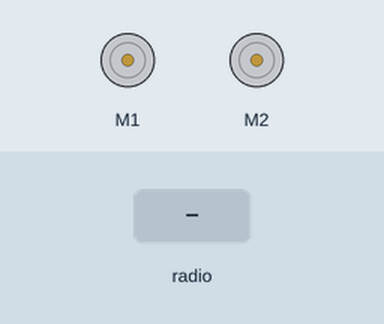
Bench run of a program on a simulated BBC micro:bit (MakeCode). Parts: 2 × DC motor (green arrow = forward, orange = backward, longer = faster). Inputs (shaded band) come from the test bench.

Above: at 1.2 s.
1.3 s: radio message "A" arrives
At 1.7 s:
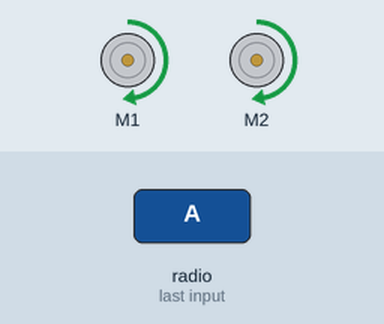
2.8 s: radio message "B" arrives
At 3.2 s:
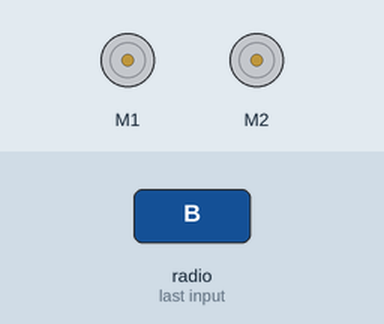
Timing chart, 0 to 5.8 s (numbered marks = the images above; inputs shaded):
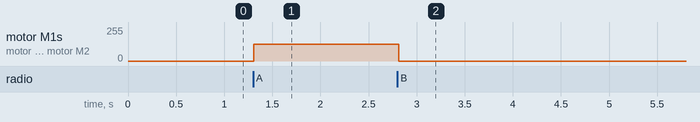

Measured:
- after the input at 1.3 s, motor M1, motor M2: stopped → forward 127/255 at once
- after the input at 2.8 s, motor M1, motor M2: forward 127/255 → stopped at once

The program:

main.ts
```typescript
radio.onReceivedString(function (receivedString) {
    if (receivedString == "A") {
        commande = receivedString
    } else if (receivedString == "B") {
        commande = receivedString
    }
})
let commande = ""
radio.setGroup(240)
commande = "B"
maqueen.motorStop(maqueen.Motors.All)
basic.forever(function () {
    if (commande == "A") {
        maqueen.motorRun(maqueen.Motors.All, maqueen.Dir.CW, 127)
    } else if (commande == "B") {
        maqueen.motorStop(maqueen.Motors.All)
    }
})
```

test.ts
```typescript
// les tests vont ici ; cela ne sera pas compilé si ce paquet est utilisé en tant qu'extension.
```
